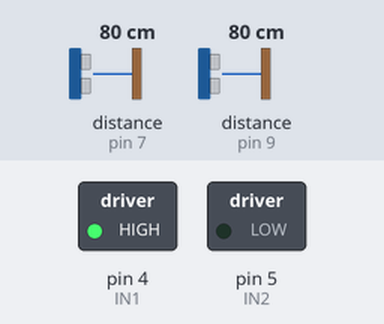
The sketch below on a simulated Arduino Uno, built with avr-gcc and run on an emulated ATmega328P. On the bench: switched loads named in the sketch (green lamp = pin HIGH). The inputs (shaded band) are chosen by the test bench; at power-on: distance to the obstacle (sensors on pin 7, pin 9) 80 cm. The echo pulse lasts 58.3 µs per cm; what the sketch prints to the serial monitor is not drawn.

Above: at 0.1 s.
Timing chart, 0 to 1.6 s (numbered marks = the images above):
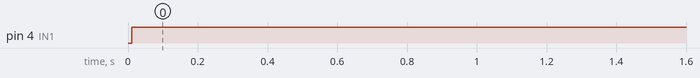

Measured:
- by itself, pin 4 (IN1): LOW → HIGH at 0.01 s

The sketch:

Logica_Esteira.ino
```cpp
//Carrega a biblioteca do sensor ultrassonico
#include <Ultrasonic.h>

//Define os pinos para o trigger e echo

//Sensor Ultrassônico 1 --> Onde o robô depositará a caixa
#define pino_trigger 6 //AMARELO
#define pino_echo 7 //VERDE

//Sensor Ultrassônico 2 --> Onde o pedido será coletado pelo atendente
#define pino_trigger_v1 8 //BRANCO
#define pino_echo_v1 9 //AZUL

//Definicoes pinos Arduino ligados a entrada da Ponte H
int IN1 = 4;
int IN2 = 5;

int Esteira_Ligada_Ida = 0;
int Esteira_Ligada_Volta = 0;

float Sensor1;
float Sensor2;

//Inicializa o sensor nos pinos definidos acima
Ultrasonic ultrasonic(pino_trigger, pino_echo);
Ultrasonic ultrasonic2(pino_trigger_v1, pino_echo_v1);

void setup()
{
 Serial.begin(9600);
  //Define os pinos como saida
 pinMode(IN1, OUTPUT);
 pinMode(IN2, OUTPUT);
}

void loop(){

  // Leitura do Sensor 1
  long microsec = ultrasonic.timing();
  Sensor1 = ultrasonic.convert(microsec, Ultrasonic::CM);

  // Leitura do Sensor 2
  long microsec2 = ultrasonic2.timing();
  Sensor2 = ultrasonic2.convert(microsec2, Ultrasonic::CM);

  //if (Sensor1 <= 10 && Esteira_Ligada_Ida == 0) {
  //Gira o Motor  no sentido horario
   digitalWrite(IN1, HIGH);
   digitalWrite(IN2, LOW);
   delay(300);
   Esteira_Ligada_Ida = 1;
   Serial.println("Esteira Ligada Ida");
   Serial.println(Sensor1);
   Serial.println(Sensor2);
  //}
  /*
  else if (Esteira_Ligada_Ida == 1 && Sensor2 <= 10) {
   //Para o motor
   digitalWrite(IN1, HIGH);
   digitalWrite(IN2, HIGH);
   delay(300);
   Esteira_Ligada_Ida = 0;
   Serial.println("Esteira Desligada");
   Serial.println(Sensor1);
   Serial.println(Sensor2);
  }

  else if (Sensor1 <= 10 && Sensor2 > 10) {
   //Para o motor
   digitalWrite(IN1, HIGH);
   digitalWrite(IN2, HIGH);
   delay(300);
   Serial.println("Esteira Desligada");
   Serial.println(Sensor1);
   Serial.println(Sensor2);
  }
*/
}
```
